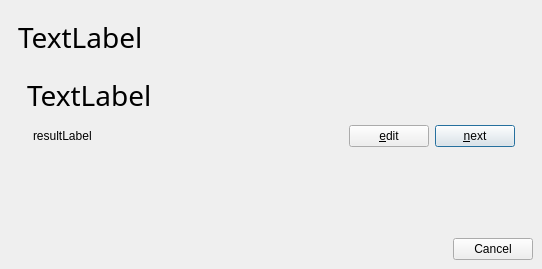
<ui version="4.0" >
 <class>VocableQuiz</class>
 <widget class="QDialog" name="VocableQuiz" >
  <property name="geometry" >
   <rect>
    <x>0</x>
    <y>0</y>
    <width>542</width>
    <height>269</height>
   </rect>
  </property>
  <property name="windowTitle" >
   <string>Quiz</string>
  </property>
  <layout class="QVBoxLayout" >
   <property name="margin" >
    <number>9</number>
   </property>
   <property name="spacing" >
    <number>6</number>
   </property>
   <item>
    <widget class="QStackedWidget" name="quizDialogStackedWidget" >
     <property name="currentIndex" >
      <number>0</number>
     </property>
     <widget class="QWidget" name="quizPage" >
      <layout class="QGridLayout" >
       <property name="margin" >
        <number>9</number>
       </property>
       <property name="spacing" >
        <number>6</number>
       </property>
       <item row="1" column="0" >
        <widget class="QStackedWidget" name="buttonsStack" >
         <property name="currentIndex" >
          <number>1</number>
         </property>
         <widget class="QWidget" name="checkPage" >
          <layout class="QGridLayout" >
           <property name="margin" >
            <number>9</number>
           </property>
           <property name="spacing" >
            <number>6</number>
           </property>
           <item row="1" column="1" >
            <widget class="QPushButton" name="checkButton" >
             <property name="text" >
              <string>&amp;check</string>
             </property>
             <property name="default" >
              <bool>true</bool>
             </property>
             <property name="flat" >
              <bool>false</bool>
             </property>
            </widget>
           </item>
           <item row="1" column="0" >
            <spacer>
             <property name="orientation" >
              <enum>Qt::Horizontal</enum>
             </property>
             <property name="sizeHint" >
              <size>
               <width>191</width>
               <height>20</height>
              </size>
             </property>
            </spacer>
           </item>
           <item row="0" column="0" colspan="2" >
            <widget class="QLineEdit" name="foreignLineEdit" >
             <property name="font" >
              <font>
               <family>Sans Serif</family>
               <pointsize>21</pointsize>
               <weight>50</weight>
               <italic>false</italic>
               <bold>false</bold>
               <underline>false</underline>
               <strikeout>false</strikeout>
              </font>
             </property>
            </widget>
           </item>
          </layout>
         </widget>
         <widget class="QWidget" name="nextPage" >
          <layout class="QGridLayout" >
           <property name="margin" >
            <number>9</number>
           </property>
           <property name="spacing" >
            <number>6</number>
           </property>
           <item row="0" column="0" colspan="3" >
            <widget class="QLabel" name="resultLabel" >
             <property name="font" >
              <font>
               <family>Sans Serif</family>
               <pointsize>21</pointsize>
               <weight>50</weight>
               <italic>false</italic>
               <bold>false</bold>
               <underline>false</underline>
               <strikeout>false</strikeout>
              </font>
             </property>
             <property name="text" >
              <string>TextLabel</string>
             </property>
            </widget>
           </item>
           <item row="1" column="1" >
            <widget class="QLabel" name="resultTextLabel" >
             <property name="text" >
              <string>resultLabel</string>
             </property>
            </widget>
           </item>
           <item row="1" column="4" >
            <widget class="QPushButton" name="nextButton" >
             <property name="text" >
              <string>&amp;next</string>
             </property>
             <property name="default" >
              <bool>true</bool>
             </property>
            </widget>
           </item>
           <item row="1" column="2" >
            <spacer>
             <property name="orientation" >
              <enum>Qt::Horizontal</enum>
             </property>
             <property name="sizeHint" >
              <size>
               <width>40</width>
               <height>20</height>
              </size>
             </property>
            </spacer>
           </item>
           <item row="1" column="3" >
            <widget class="QPushButton" name="editButton" >
             <property name="text" >
              <string>&amp;edit</string>
             </property>
            </widget>
           </item>
          </layout>
         </widget>
        </widget>
       </item>
       <item row="2" column="0" >
        <spacer>
         <property name="orientation" >
          <enum>Qt::Vertical</enum>
         </property>
         <property name="sizeHint" >
          <size>
           <width>20</width>
           <height>51</height>
          </size>
         </property>
        </spacer>
       </item>
       <item row="0" column="0" >
        <widget class="QLabel" name="nativeLabel" >
         <property name="font" >
          <font>
           <family>Sans Serif</family>
           <pointsize>21</pointsize>
           <weight>50</weight>
           <italic>false</italic>
           <bold>false</bold>
           <underline>false</underline>
           <strikeout>false</strikeout>
          </font>
         </property>
         <property name="text" >
          <string>TextLabel</string>
         </property>
        </widget>
       </item>
       <item row="3" column="0" >
        <widget class="QLabel" name="helpLabel" >
         <property name="text" >
          <string/>
         </property>
        </widget>
       </item>
      </layout>
     </widget>
     <widget class="QWidget" name="waitPage" >
      <layout class="QVBoxLayout" >
       <property name="margin" >
        <number>9</number>
       </property>
       <property name="spacing" >
        <number>6</number>
       </property>
       <item>
        <widget class="QLabel" name="waitLabel" >
         <property name="font" >
          <font>
           <pointsize>21</pointsize>
           <weight>75</weight>
           <bold>true</bold>
          </font>
         </property>
         <property name="text" >
          <string>TextLabel</string>
         </property>
         <property name="alignment" >
          <set>Qt::AlignCenter</set>
         </property>
        </widget>
       </item>
      </layout>
     </widget>
    </widget>
   </item>
   <item>
    <layout class="QHBoxLayout" >
     <property name="margin" >
      <number>0</number>
     </property>
     <property name="spacing" >
      <number>6</number>
     </property>
     <item>
      <spacer>
       <property name="orientation" >
        <enum>Qt::Horizontal</enum>
       </property>
       <property name="sizeHint" >
        <size>
         <width>421</width>
         <height>20</height>
        </size>
       </property>
      </spacer>
     </item>
     <item>
      <widget class="QPushButton" name="cancelButton" >
       <property name="text" >
        <string>Cancel</string>
       </property>
      </widget>
     </item>
    </layout>
   </item>
  </layout>
 </widget>
 <resources/>
 <connections>
  <connection>
   <sender>cancelButton</sender>
   <signal>clicked()</signal>
   <receiver>VocableQuiz</receiver>
   <slot>reject()</slot>
   <hints>
    <hint type="sourcelabel" >
     <x>458</x>
     <y>271</y>
    </hint>
    <hint type="destinationlabel" >
     <x>293</x>
     <y>279</y>
    </hint>
   </hints>
  </connection>
 </connections>
</ui>
